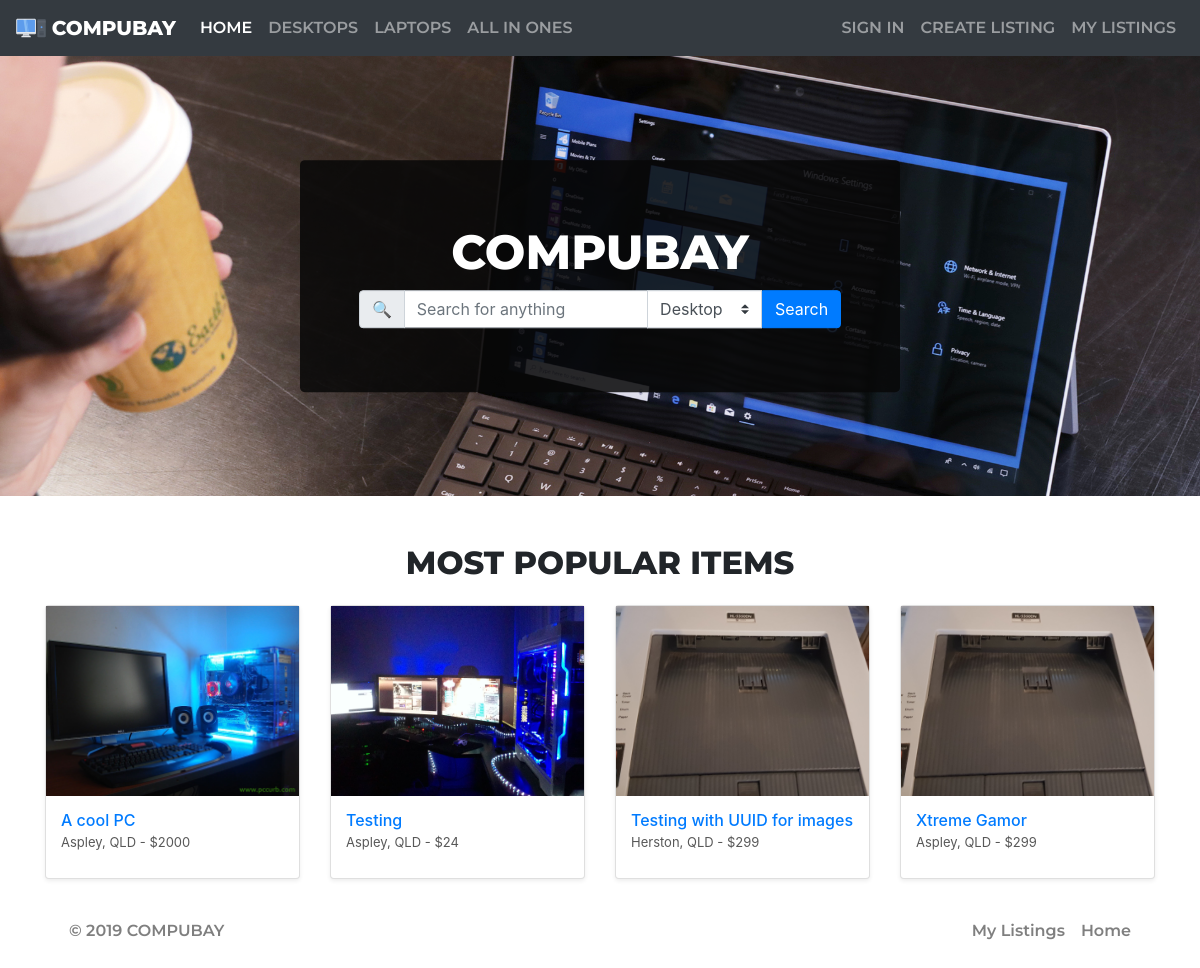
Before: / with the older database file.
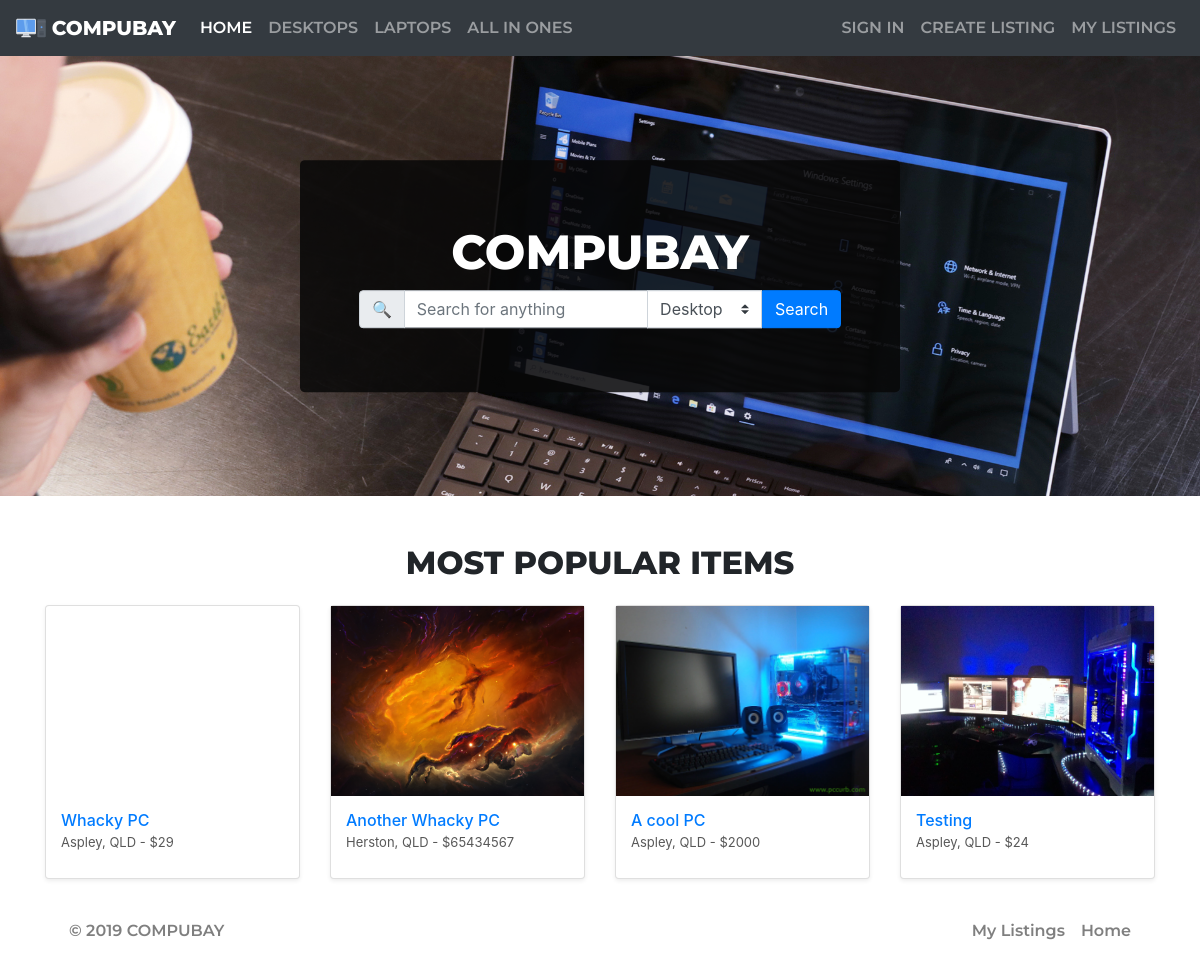
After: the same page with the newer database file.
### marketplace/models.py (models this page shows)
class Listing(db.Model):
    __tablename__='listings'
    id = db.Column(db.Integer, primary_key=True)
    name = db.Column(db.String(50), nullable=False)
    post_date = db.Column(db.DateTime, default=datetime.now(), nullable=False)
    description = db.Column(db.String(400))
    suburb = db.Column(db.String(50), nullable=False)
    state = db.Column(db.String(50), nullable=False)
    price = db.Column(db.Integer, default=0)
    category = db.Column(db.String(15), nullable=False)
    cpu = db.Column(db.String(50))
    ramgb = db.Column(db.Integer)
    totalgb = db.Column(db.Integer)
    image = db.Column(db.String(200), nullable=False)
    seller_id = db.Column(db.Integer, db.ForeignKey('users.id'))
    bids = db.relationship('Bid', backref='listing')

### marketplace/views.py (the view)
@bp.route('/')
def index():
    listings = Listing.query.order_by(desc(Listing.post_date)).limit(4).all()
    return render_template('index.html', listings=listings)

### marketplace/templates/index.html (shortened to what this page needs)
{% extends 'base.html' %}
{% block header %}
    <link rel="stylesheet" href="{{url_for('static', filename='css/index.css')}}">
{% endblock %}
{% block content %}
    <div class="main">
        <div class="jumbotron">
            <h1 class="display-4 jumbotron-text">COMPUBAY</h1>
            <form action="/search" class="input-group" method="GET">
                <div class="input-group-prepend">
                    <span class="input-group-text" id="search-icon">&#x1F50D;</span>
                </div>
                <input type="text" name="searchKeywords" id="search-bar" class="form-control" placeholder="Search for anything" aria-label="Search" aria-describedby="basic-addon1">
                <div class="input-group-append">
                    <select class="custom-select" name="searchCategory" id="searchCategory">
                        <option selected value="Desktop">Desktop</option>
                    </select>
                    <button class="btn btn-primary" type="submit">Search</button>
                </div>
            </form>
        </div>
    </div>
    <br><br>
    <div class="container most-popular">
        <h2><center>MOST POPULAR ITEMS</center></h2>
        <div class="row">
            {% for listing in listings %}
                <div class="col-md-3">
                    <div class="card shadow-sm">
                        <a href="item/{{listing.id}}" style="background-image: url('{{url_for('static', filename=('img/listings/' + listing.image))}}');"></a>
                        <div class="card-body">
                            <h6 class="card-title"><a href="item/{{listing.id}}">{{ listing.name }}</a></h6>
                            <p>{{ listing.suburb }}, {{ listing.state }} - ${{ listing.price }}</p>
                        </div>
                    </div>
                </div>
            {% endfor %}
        </div>
    </div>
{% endblock %}

Changed rows visible on the page:
no longer on this page (row unchanged): Listing: image (picture), name "Testing with UUID for images", suburb "Herston", state "QLD", price "299"
no longer on this page (row unchanged): Listing: image (picture), name "Xtreme Gamor", suburb "Aspley", state "QLD", price "299"
added Listing: name "Whacky PC", suburb "Aspley", state "QLD", price "29"
added Listing: image (picture), name "Another Whacky PC", suburb "Herston", state "QLD", price "65434567"
